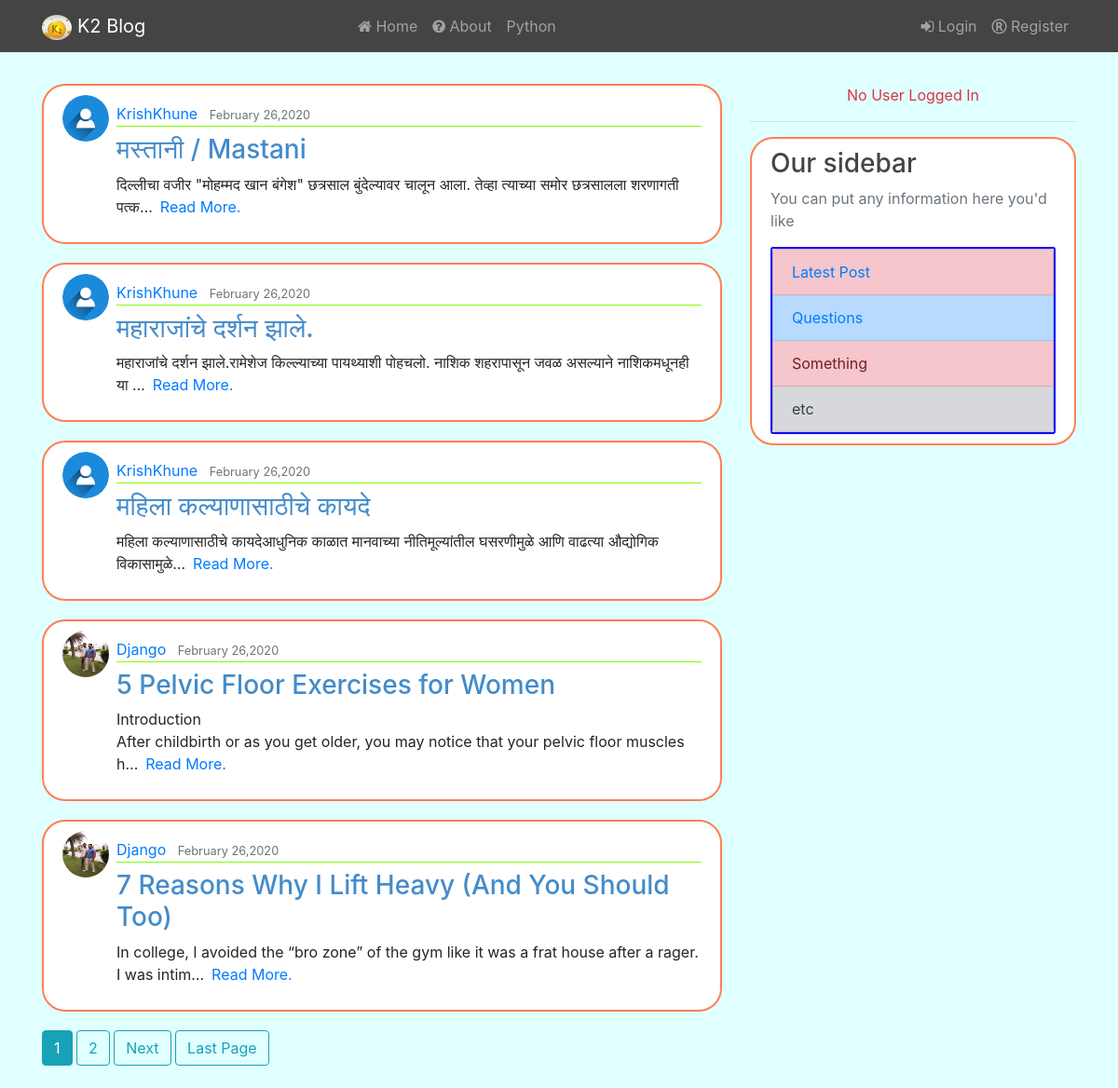
The page / on the database its author committed.
### blog/models.py (models this page shows, shortened)
class Post(models.Model):
    title=models.CharField(max_length=100)
    content=models.TextField()
    date_posted=models.DateTimeField(default=timezone.now)
    author=models.ForeignKey(User,on_delete=models.CASCADE)

### users/models.py (models this page shows, shortened)
class Profile(models.Model):
    user=models.OneToOneField(User,on_delete=models.CASCADE)
    image=models.ImageField(default="profile_pics/default.png",upload_to="profile_pics")

### blog/views.py (the view)
# urls.py: path('',PostListView.as_view(),name='blog-home'),
class PostListView(ListView):
    model = Post
    template_name = 'blog/home.html'
    context_object_name = 'posts'
    ordering = ['-date_posted']
    paginate_by = 5

### templates/blog/home.html (shortened to what this page needs)
{% extends 'blog/base.html' %}
{% block content %}
    {% for post in posts %}
    <article class="media content-section" id="box">
        <img class="rounded-circle account-img mr-2" src="{{post.author.profile.image.url}}" width="50" height="50">
        <div class="media-body">
            <div class="article-metadata mb-2 mt-2">
                <a class="mr-2" href="{% url 'user-posts' post.author.username %}">{{post.author}}</a>
                <small class="text-muted">{{post.date_posted|date:'F d,Y'}}</small>
            </div>
            <h3><a class="article-title" href="{% url 'post-detail' post.id %}">{{post.title}}</a> </h3>
            <p class="article-content">{{post.content|truncatechars:100}}&ensp;<a href="{% url 'post-detail' post.id %}" class="text-primary">Read More.</a></p>
        </div>
    </article>
    {% endfor %}
    {% if is_paginated %}
        {% for num in page_obj.paginator.page_range %}
            {% if page_obj.number == num %}
                <a class="btn btn-info mb-4" href="?page={{num}}">{{num}}</a>
            {% elif num > page_obj.number|add:'-3' and num < page_obj.number|add:'3' %}
                <a class="btn btn-outline-info mb-4" href="?page={{num}}">{{num}}</a>
            {% endif %}
        {% endfor %}
        {% if page_obj.has_next %}
            <a class="btn btn-outline-info mb-4" href="?page={{page_obj.next_page_number}}">Next</a>
            <a class="btn btn-outline-info mb-4" href="?page={{page_obj.paginator.num_pages}}">Last Page</a>
        {% endif %}
    {% endif %}
{% endblock %}

### templates/blog/base.html (shortened to what this page needs)
{% load static %}
<!DOCTYPE html>
<html lang="en">
<head>
    <link rel="stylesheet" href="https://maxcdn.bootstrapcdn.com/bootstrap/4.4.1/css/bootstrap.min.css">
    <link rel="stylesheet" href="{% static 'blog/main.css' %}">
    <link rel="stylesheet" href="https://cdnjs.cloudflare.com/ajax/libs/font-awesome/4.7.0/css/font-awesome.min.css">
</head>
<body>
    <header class="site-header" id="head">
     <nav class="navbar navbar-expand-md navbar-dark bg-steel fixed-top">
       <div class="container">
          <a class="navbar-brand mr-2" href="/"><img class="rounded-circle" width="10%" height="10%" src="{% static 'blog/k2.jpg' %}"> K2 Blog</a>
          <div class="collapse navbar-collapse" id="navbarToggle">
            <div class="navbar-nav mr-auto">
              <a class="nav-item nav-link" href="/"><i class="fa fa-home" aria-hidden="true"></i>&nbsp;Home</a>
              <a class="nav-item nav-link" href="/about"><i class="fa fa-question-circle" aria-hidden="true"></i>&nbsp;About</a>
              <a class="nav-item nav-link" href="{% url 'blog-python' %}">Python</a>
            </div>
            <div class="navbar-nav">
               {% if user.is_authenticated %}
              <a class="nav-item nav-link" href="{% url 'post-create' %}"><i class="fa fa-plus-circle" aria-hidden="true"></i>&nbsp;New Post</a>
              <a class="nav-item nav-link" href="{% url 'profile' %}"><i class="fa fa-user" aria-hidden="true"></i>&nbsp;Profile</a>
              <a class="nav-item nav-link" href="{% url 'logout' %}"><i class="fa fa-sign-out" aria-hidden="true"></i>&nbsp;Logout</a>
                {% else %}
              <a class="nav-item nav-link" href="{% url 'login' %}"><i class="fa fa-sign-in" aria-hidden="true"></i>&nbsp;Login</a>
              <a class="nav-item nav-link" href="{% url 'register' %}"><i class="fa fa-registered" aria-hidden="true"></i>&nbsp;Register</a>
                {% endif %}
            </div>
          </div>
       </div>
    </nav>
   </header>
    <main class="container">
    <div class="row">
        <div class="col-md-8">
            {% block content %}
            {% endblock %}
        </div>
        <div class="col-md-4">
            <div class="text-center">{%if request.user.is_authenticated%}
                            <p class="test-primary"> Login User: {{request.user}}</p><hr/>
                        {% else %}
                        <p class="text-danger"> No User Logged In</p><hr/>
                        {%endif%}
             </div>
            <div class="content-section">
                <h3>Our sidebar</h3>
                <p class="text-muted">You can put any information here you'd like </p>
                <ul class="list-group">
                    <li class="list-group-item list-group-item-danger"><a href="{% url 'latest-posts' %}">Latest Post</a></li>
                    <li class="list-group-item list-group-item-primary"><a href="{% url 'questions-post' %}">Questions</a></li>
                    <li class="list-group-item list-group-item-danger">Something</li>
                    <li class="list-group-item list-group-item-secondary">etc</li>
                </ul>
            </div>
        </div>
    </div>
    </main>
</body>
</html>

### static/blog/main.css (style rules this page uses)
body { margin-top:90px; background-color:lightcyan; }
h1,h2,h3,h4,h5,h6 { color:#444444; }
.content-section { background:#ffffff; padding:10px 20px; border:2px solid coral; border-radius:25px; margin-bottom:20px; }
.article-title { color:#444444; }
a.article-title { color:#438bca; text-decoration:none; }
.article-content { white-space:pre-line; }
.article-metadata { padding-bottom:1px; margin-bottom:4px; border-bottom:1px solid chartreuse; }
ul.list-group { border:2px solid blue; border-radius:3px; }
.bg-steel { background-color:#444444; }

### rows shown on the page
Post: author.profile.image (placeholder picture), author "KrishKhune", date_posted "February 26,2020", title "मस्तानी / Mastani", content "दिल्लीचा वजीर \"मोहम्मद खान बंगेश\" छत्रसाल बुंदेल्यावर चालून आला. तेव्हा त्याच्या समोर छत्रसालला शरणागती पत्क…"
Post: author.profile.image (placeholder picture), author "KrishKhune", date_posted "February 26,2020", title "महाराजांचे दर्शन झाले.", content "महाराजांचे दर्शन झाले.रामेशेज किल्ल्याच्या पायथ्याशी पोहचलो. नाशिक शहरापासून जवळ असल्याने नाशिकमधूनही या …"
Post: author.profile.image (placeholder picture), author "KrishKhune", date_posted "February 26,2020", title "महिला कल्याणासाठीचे कायदे", content "महिला कल्याणासाठीचे कायदेआधुनिक काळात मानवाच्या नीतिमूल्यांतील घसरणीमुळे आणि वाढत्या औद्योगिक विकासामुळे…"
Post: author.profile.image (picture), author "Django", date_posted "February 26,2020", title "5 Pelvic Floor Exercises for Women", content "Introduction After childbirth or as you get older, you may notice that your pelvic floor muscles h…"
Post: author.profile.image (picture), author "Django", date_posted "February 26,2020", title "7 Reasons Why I Lift Heavy (And You Should Too)", content "In college, I avoided the “bro zone” of the gym like it was a frat house after a rager. I was intim…"

### other values the page prints
{{ num }} "1"
{{ num }} "2"
